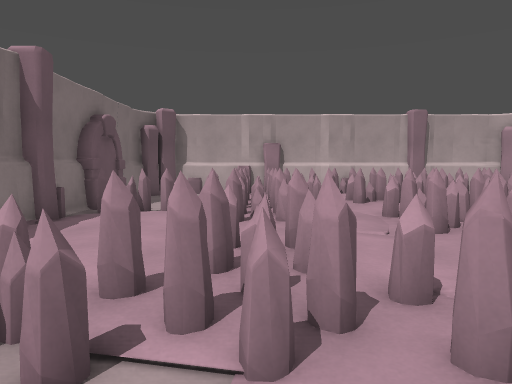
view 1 (above)

17 first-person views from a walk through a level from a Godot 3-D game. The camera is 1.3 m above the floor, tilts 4° down and sees 70° across. The floor is counted in squares, 1 m on a side. Each view is taken from the middle of a square. On the plan, view 1 faces up. The plan holds only what a view shows up to about 15 squares ahead; the rest is blank.

view 2
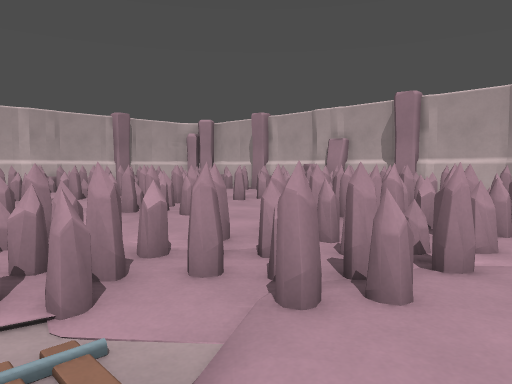

view 3
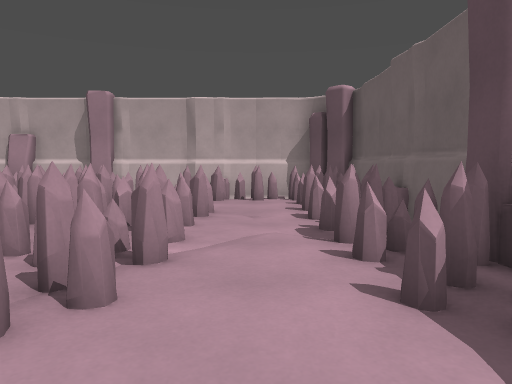

view 4
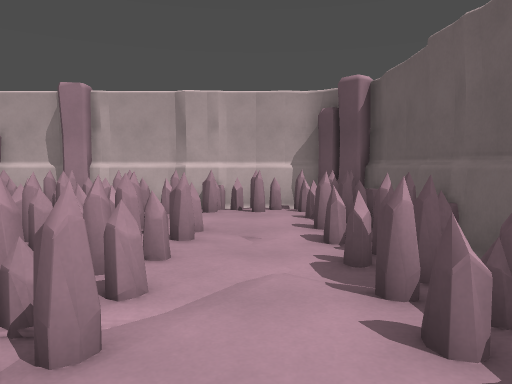

view 5
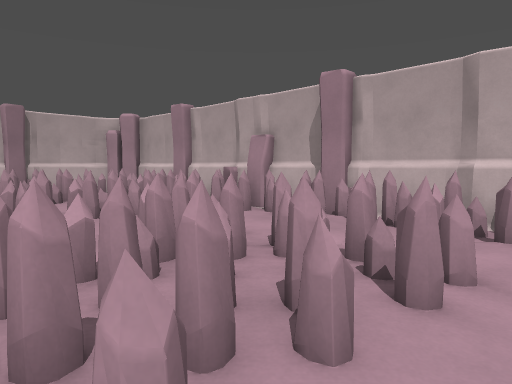

view 6
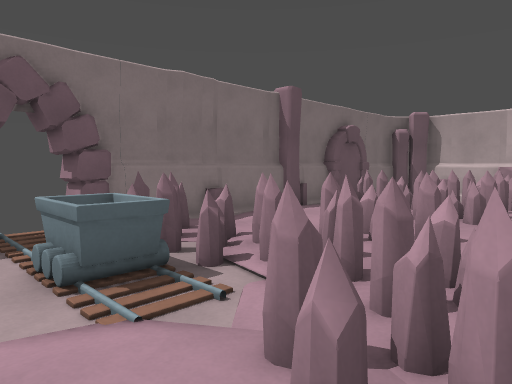

view 7
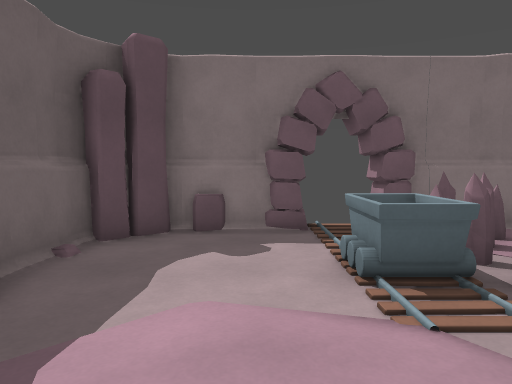

view 8
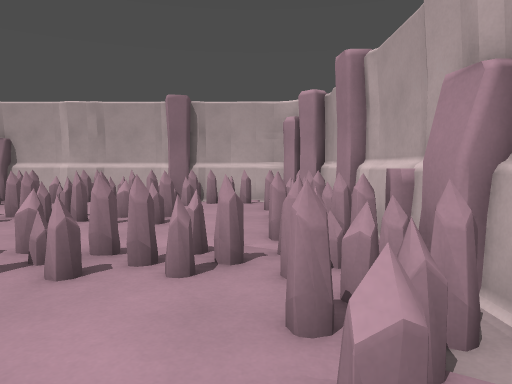

view 9
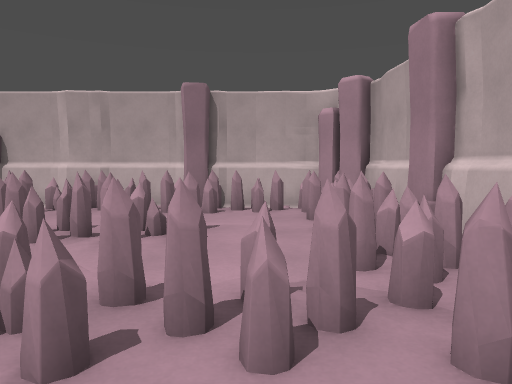

view 10
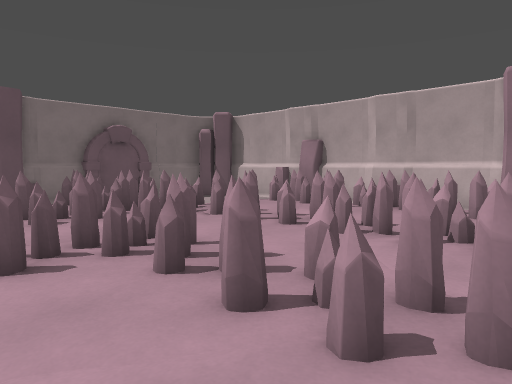

view 11
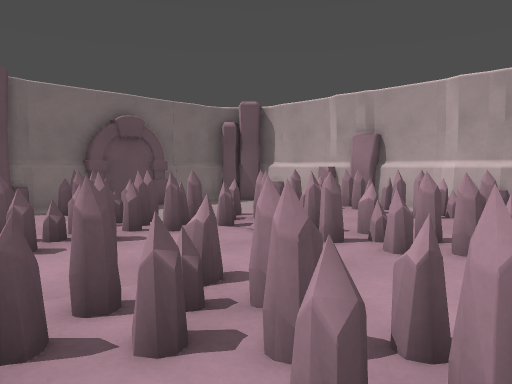

view 12
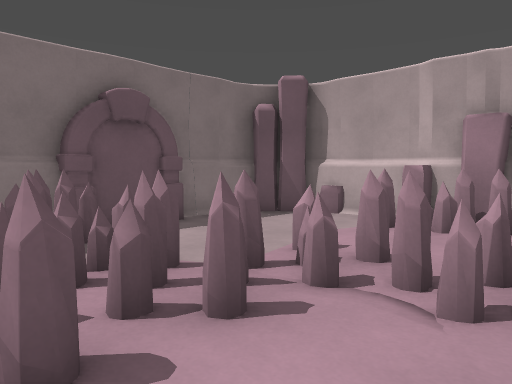

view 13
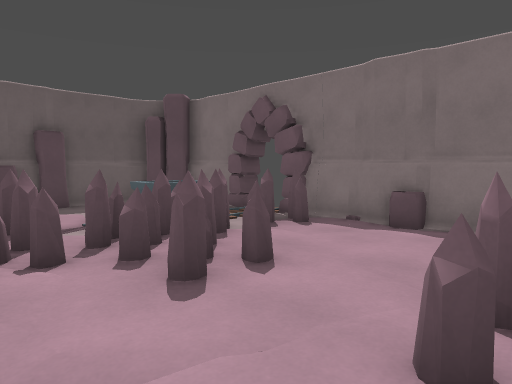

view 14
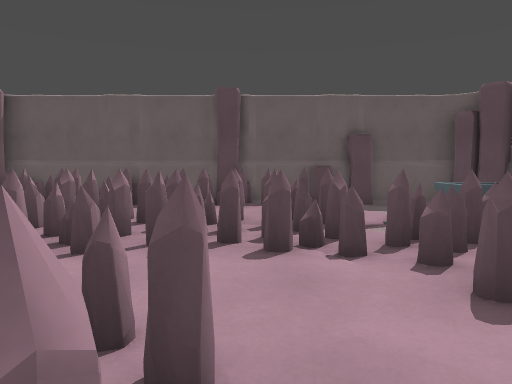

view 15
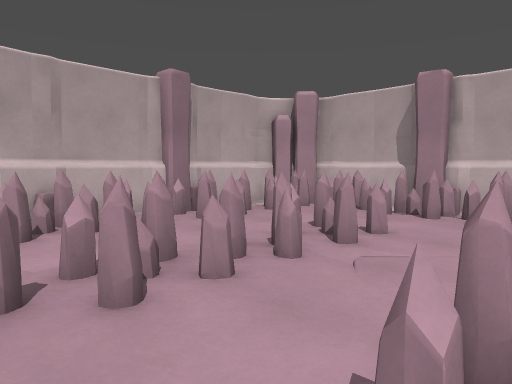

view 16
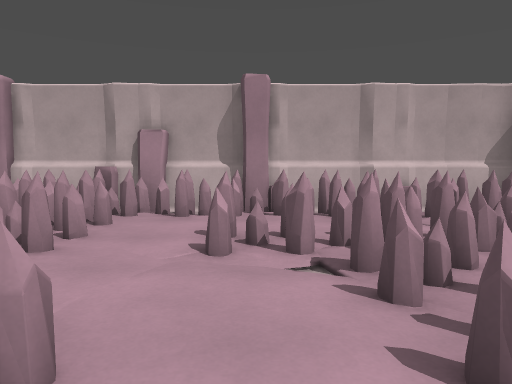

view 17
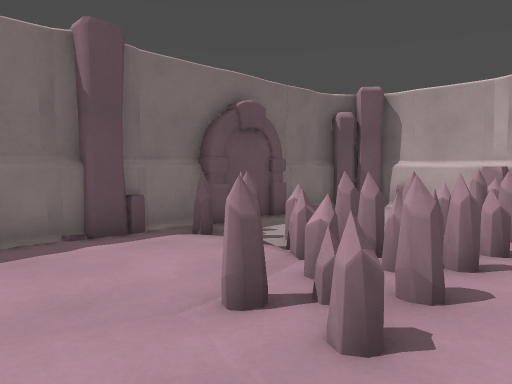

### Floor plan
Key: @ floor where view 1 was taken; # wall or solid block; x gap in a wall; . floor; / step, stairs or slope; S spikes; C cart.
Columns run from 6 left of view 1 to 14 right of it. Each row starts with its distance up from view 1.
 19   #####
 18  ###.###############
 17 ##....SSSSSSSSSSSSS##
 16 ##....SS..SS..SS..SS#
 15 #.................SS#
 14 #.........../..S...S#
 13 #.....SSSSSSSSSS..S##
 12 ##...SSS..SS.SSS..S##
 11 #.SSSSSS.........SSS#
 10 #./.SSSS...S...SS.S##
  9 #.....S...SSSSSSSSS##
  8 #.....SS..SS..SS..SS#
  7 #........SSS......SS#
  6 ##.....S.......S../##
  5 ##....SS......SS..S##
  4 #./...SS.....SSS..SS#
  3 #.SSSSSSSSSSSSSS..SS#
  2 #xSSSSS.SSSSSSSS..S##
  1  ..CCC./SSSSSSSS..S##
  0 #.....@./.SS..SS..SS#
 -1 #.................SS#
 -2 ##....../..........S#
 -3 ##......SSSSSSSSSSS##
 -4  ###.######S###S####
 -5   #####  #########

Positions as (right, up) in squares from view 1, and headings:
1: (0, 0), facing up
2: (-1, -1), facing up-right
3: (-1, -1), facing right
4: (1, -1), facing right
5: (4, -1), facing up-right
6: (3, -1), facing up-left
7: (3, -1), facing left
8: (11, 4), facing up
9: (10, 6), facing up
10: (10, 6), facing up-left
11: (7, 7), facing up-left
12: (3, 9), facing up-left
13: (3, 9), facing down-left
14: (3, 9), facing down
15: (2, 9), facing up-right
16: (2, 5), facing right
17: (2, 6), facing up-left
